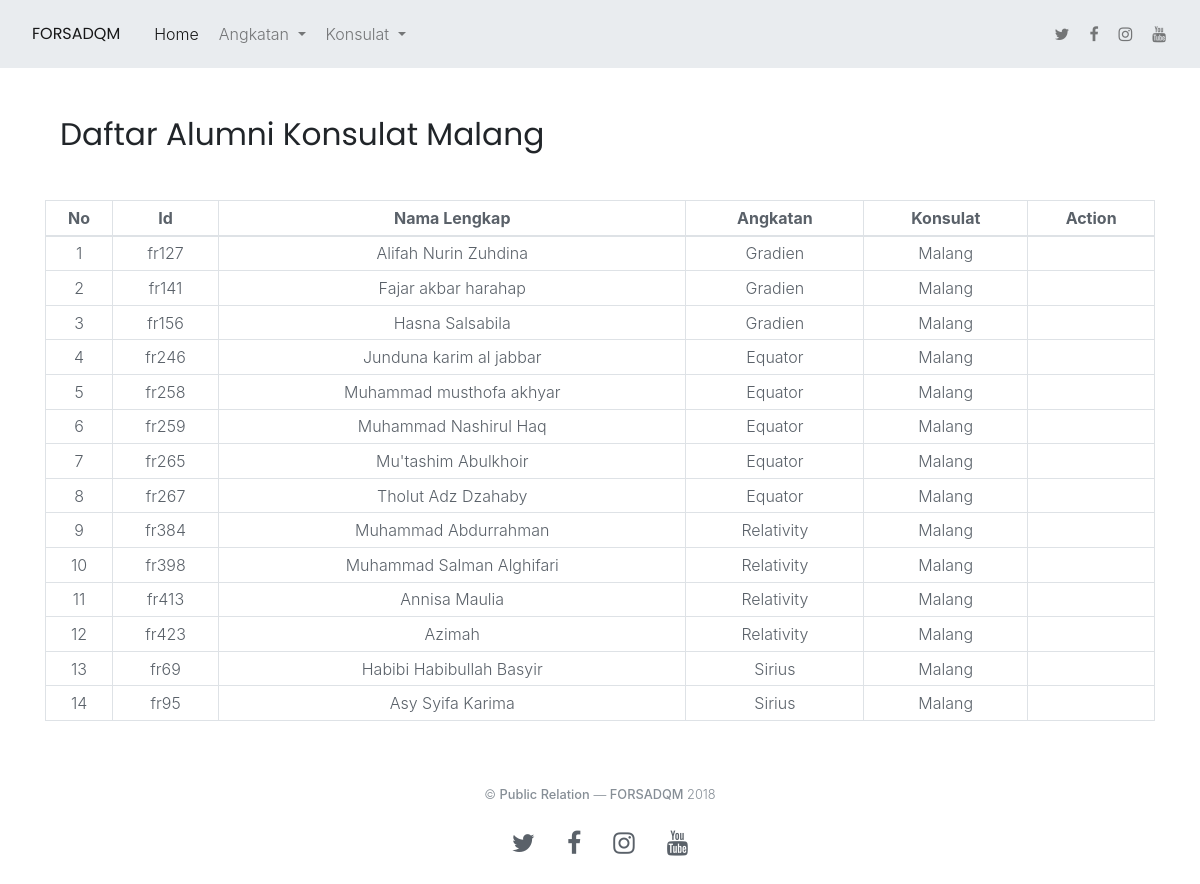
The page /index.php/konsulat/malang on the database its author committed.
### tables this page shows
CREATE TABLE `t_alumni` (
  `id` varchar(5) NOT NULL,
  `nama` varchar(34) NOT NULL,
  `jk` varchar(6) NOT NULL,
  `tempat` varchar(33) DEFAULT NULL,
  `tgl` date DEFAULT NULL,
  `angkatan` int(11) NOT NULL,
  `status` varchar(28) DEFAULT NULL,
  `alamat` varchar(162) NOT NULL,
  `konsulat` int(11) NOT NULL,
  `hp` varchar(40) NOT NULL,
  `email` varchar(45) DEFAULT NULL,
  `sosmed` varchar(70) DEFAULT NULL,
  `profesi` varchar(62) NOT NULL,
  `pekerjaan` varchar(98) NOT NULL,
  `institusi` varchar(67) DEFAULT NULL,
  `fakultas` varchar(66) DEFAULT NULL,
  `kerja` varchar(37) DEFAULT NULL,
  `perusahaan` varchar(101) DEFAULT NULL,
  `riwayat` varchar(554) DEFAULT NULL,
  `prestasi` varchar(500) DEFAULT NULL,
  `liqo` varchar(5) DEFAULT NULL,
  `murobbi` varchar(426) DEFAULT NULL,
  `hp_murobbi` varchar(23) DEFAULT NULL,
  `alasan` varchar(174) DEFAULT NULL
);

CREATE TABLE `t_angkatan` (
  `id` int(11) NOT NULL,
  `nama` varchar(30) NOT NULL
);

CREATE TABLE `t_konsulat` (
  `id` int(11) NOT NULL,
  `nama` varchar(30) NOT NULL
);

### application/controllers/Konsulat.php (called while the page is built, shortened)
<?php
class Konsulat extends CI_Controller{
    function malang(){
        $this->load->model('M_Forsadqm');
		$data['alumni']		= $this->M_Forsadqm->alumni()->result();
		$data['konsulat']	= $this->M_Forsadqm->konsulat()->result();
		$data['angkatan']	= $this->M_Forsadqm->angkatan()->result();
		$data['malang']    		= $this->db->get_where('t_alumni',array('konsulat'=>'9'))->result();
		$data['irhaby']			= $this->db->get_where('t_alumni',array('angkatan'=>'1'))->result();
		$data['hamasatuna']		= $this->db->get_where('t_alumni',array('angkatan'=>'2'))->result();
		$data['sirius']			= $this->db->get_where('t_alumni',array('angkatan'=>'3'))->result();
		$data['gradien']		= $this->db->get_where('t_alumni',array('angkatan'=>'4'))->result();
		$data['equator']		= $this->db->get_where('t_alumni',array('angkatan'=>'5'))->result();
		$data['relativity']		= $this->db->get_where('t_alumni',array('angkatan'=>'6'))->result();
		$this->load->view('layout/header');
		$this->load->view('konsulat/malang',$data);
		$this->load->view('layout/footer');
    }
}
?>

### index.php (called while the page is built, shortened)
<?php
require_once BASEPATH.'core/CodeIgniter.php';

### application/models/M_Forsadqm.php (called while the page is built, shortened)
<?php
class M_Forsadqm extends CI_Model{
    function konsulat(){
        return $this->db->get('t_konsulat');
        return $query->result();
    }
    function angkatan(){
        return $this->db->get('t_angkatan');
        return $query->result();
    }
}
?>

### application/views/konsulat/malang.php (the view)
<div id="" class="container mb-5 mt-5">
       <div class="section-title col-md-12 ml-auto mr-auto">
           <h3 class="mb-4">Daftar Alumni Konsulat Malang</h3>
       </div>
   </div>
   <div class="container">
       <table class="table table-sm table-bordered table-hover">
           <thead>
               <tr>
                   <th class="text-center">No</th>
                   <th class="text-center">Id</th>
                   <th class="text-center">Nama Lengkap</th>
                   <th class="text-center">Angkatan</th>
                   <th class="text-center">Konsulat</th>
                   <th class="text-center">Action</th>
               </tr>
           </thead>
           <tbody>
           <?php
           $no = 1;
           foreach($malang as $a){ ?>
               <tr>
                   <td class="text-center"><?php echo $no++ ?></td>
                   <td class="text-center"><?php echo $a->id ?></td>
                   <td class="text-center"><?php echo $a->nama ?></td>
                   <td class="text-center">
                       <?php foreach($angkatan as $an){ ?>
                           <?php if($a->angkatan == $an->id): ?>
                               <?php echo $an->nama ?>
                           <?php endif; ?>
                       <?php } ?>
                   </td>
                   <td class="text-center">
                       <?php foreach($konsulat as $k){ ?>
                           <?php if($a->konsulat == $k->id): ?>
                               <?php echo $k->nama ?>
                           <?php endif; ?>
                       <?php } ?>
                   </td>
                   <td class="text-center"></td>
               </tr>
           <?php } ?>
           </tbody>
       </table>
   </div>

### rows shown on the page
t_alumni: id "fr127", nama "Alifah Nurin Zuhdina"
t_angkatan: nama "Gradien"
t_konsulat: nama "Malang"
t_alumni: id "fr141", nama "Fajar akbar harahap"
t_alumni: id "fr156", nama "Hasna Salsabila"
t_alumni: id "fr246", nama "Junduna karim al jabbar"
t_angkatan: nama "Equator"
t_alumni: id "fr258", nama "Muhammad musthofa akhyar"
t_alumni: id "fr259", nama "Muhammad Nashirul Haq"
t_alumni: id "fr265", nama "Mu'tashim Abulkhoir"
t_alumni: id "fr267", nama "Tholut Adz Dzahaby"
t_alumni: id "fr384", nama "Muhammad Abdurrahman"
t_angkatan: nama "Relativity"
t_alumni: id "fr398", nama "Muhammad Salman Alghifari"
t_alumni: id "fr413", nama "Annisa Maulia"
t_alumni: id "fr423", nama "Azimah"
t_alumni: id "fr69", nama "Habibi Habibullah Basyir"
t_angkatan: nama "Sirius"
t_alumni: id "fr95", nama "Asy Syifa Karima"
